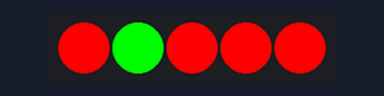
The sketch below on a simulated Arduino Uno, built with avr-gcc and run on an emulated ATmega328P. Parts: 5 RGB LEDs in strip order, left to right.

Above: at 0.49 s.
At 1.12 s:
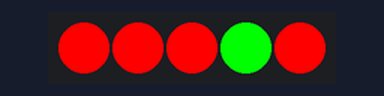
At 1.71 s:
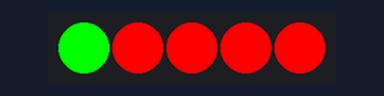
Timing chart, 0 to 40.0 s (numbered marks = the images above):
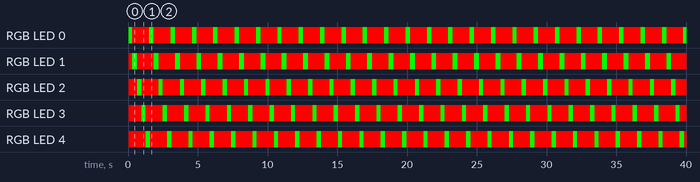

Measured:
- by itself, RGB LED 0: alternates RGB(255, 0, 0) for 1.2 s and RGB(0, 255, 0) for 0.32 s
- by itself, RGB LED 1: repeats every 1.5 s: RGB(0, 255, 0) 0.35 s, RGB(255, 0, 0) 1.2 s
- by itself, RGB LED 2, RGB LED 3: repeats every 1.5 s: RGB(0, 255, 0) 0.31 s, RGB(255, 0, 0) 1.2 s
- by itself, RGB LED 4: alternates RGB(255, 0, 0) for 1.2 s and RGB(0, 255, 0) for 0.31 s

The sketch:

chainableRgb_led.ino
```cpp
/*
 * Code qui fait varier la led RGB rouge et verte
 */

#include <ChainableLED.h>

#define NUM_LEDS  5

ChainableLED leds(7, 8, NUM_LEDS);

void setup()
{
}

byte pos = 0;

void loop()
{
  for (byte i=0; i<NUM_LEDS; i++)
  {
    if (i==pos)
      leds.setColorRGB(i, 0, 255, 0);
    else
      leds.setColorRGB(i, 255, 0, 0);
  }
  delay(250);

  pos = (pos+1) % NUM_LEDS;
}
```
